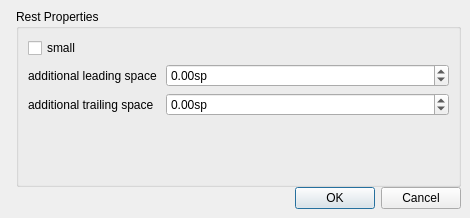
<?xml version="1.0" encoding="UTF-8"?>
<ui version="4.0">
 <class>RestPropertyBase</class>
 <widget class="QDialog" name="RestPropertyBase">
  <property name="geometry">
   <rect>
    <x>0</x>
    <y>0</y>
    <width>470</width>
    <height>218</height>
   </rect>
  </property>
  <property name="windowTitle">
   <string>Rest Properties</string>
  </property>
  <layout class="QHBoxLayout" name="horizontalLayout">
   <property name="spacing">
    <number>0</number>
   </property>
   <property name="margin">
    <number>0</number>
   </property>
   <item>
    <widget class="QLabel" name="label_3">
     <property name="sizePolicy">
      <sizepolicy hsizetype="Fixed" vsizetype="Ignored">
       <horstretch>0</horstretch>
       <verstretch>0</verstretch>
      </sizepolicy>
     </property>
     <property name="text">
      <string/>
     </property>
     <property name="pixmap">
      <pixmap resource="mscore.qrc">:/data/bg1.jpg</pixmap>
     </property>
    </widget>
   </item>
   <item>
    <layout class="QVBoxLayout" name="verticalLayout">
     <property name="margin">
      <number>9</number>
     </property>
     <item>
      <widget class="QGroupBox" name="groupBox">
       <property name="title">
        <string>Rest Properties</string>
       </property>
       <property name="flat">
        <bool>false</bool>
       </property>
       <layout class="QVBoxLayout" name="verticalLayout_2">
        <item>
         <widget class="QCheckBox" name="smallCheckBox">
          <property name="text">
           <string>small</string>
          </property>
         </widget>
        </item>
        <item>
         <layout class="QFormLayout" name="formLayout">
          <item row="0" column="0">
           <widget class="QLabel" name="label">
            <property name="text">
             <string>additional leading space </string>
            </property>
           </widget>
          </item>
          <item row="0" column="1">
           <widget class="QDoubleSpinBox" name="extraLeadingSpace">
            <property name="suffix">
             <string comment="spatium unit">sp</string>
            </property>
            <property name="minimum">
             <double>-99.000000000000000</double>
            </property>
            <property name="singleStep">
             <double>0.100000000000000</double>
            </property>
           </widget>
          </item>
          <item row="1" column="0">
           <widget class="QLabel" name="label_2">
            <property name="text">
             <string>additional trailing space</string>
            </property>
           </widget>
          </item>
          <item row="1" column="1">
           <widget class="QDoubleSpinBox" name="extraTrailingSpace">
            <property name="suffix">
             <string comment="spatium unit">sp</string>
            </property>
            <property name="minimum">
             <double>-99.000000000000000</double>
            </property>
            <property name="singleStep">
             <double>0.100000000000000</double>
            </property>
           </widget>
          </item>
         </layout>
        </item>
        <item>
         <spacer name="verticalSpacer">
          <property name="orientation">
           <enum>Qt::Vertical</enum>
          </property>
          <property name="sizeHint" stdset="0">
           <size>
            <width>20</width>
            <height>21</height>
           </size>
          </property>
         </spacer>
        </item>
       </layout>
      </widget>
     </item>
     <item>
      <widget class="QDialogButtonBox" name="buttonBox">
       <property name="orientation">
        <enum>Qt::Horizontal</enum>
       </property>
       <property name="standardButtons">
        <set>QDialogButtonBox::Cancel|QDialogButtonBox::Ok</set>
       </property>
      </widget>
     </item>
    </layout>
   </item>
  </layout>
 </widget>
 <resources>
  <include location="mscore.qrc"/>
 </resources>
 <connections>
  <connection>
   <sender>buttonBox</sender>
   <signal>accepted()</signal>
   <receiver>RestPropertyBase</receiver>
   <slot>accept()</slot>
   <hints>
    <hint type="sourcelabel">
     <x>248</x>
     <y>254</y>
    </hint>
    <hint type="destinationlabel">
     <x>157</x>
     <y>274</y>
    </hint>
   </hints>
  </connection>
  <connection>
   <sender>buttonBox</sender>
   <signal>rejected()</signal>
   <receiver>RestPropertyBase</receiver>
   <slot>reject()</slot>
   <hints>
    <hint type="sourcelabel">
     <x>316</x>
     <y>260</y>
    </hint>
    <hint type="destinationlabel">
     <x>286</x>
     <y>274</y>
    </hint>
   </hints>
  </connection>
 </connections>
</ui>
